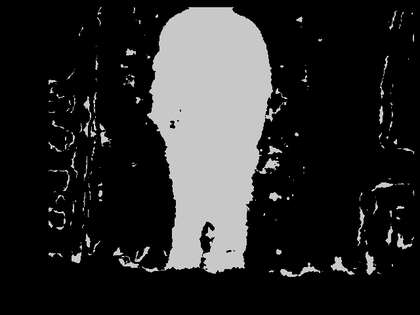
%> input picture 处理图/dep_sub.png, 420 x 315 px, shrunk from 640 x 480 before the run
$ octave 'matlab对照.m'   (GNU Octave 9; MATLAB toolbox functions it lacks are replaced by stand-ins)
%> lines starting %> are read from the running program, lines starting %| are printed output that depends on the picture; in (x1, y1, x2, y2) boxes, pixels count from 0 and x2, y2 are one past the last pixel; in counts of white or black regions, pixels touching at a corner belong together; the program's own positions count from 1
close all;
clear all;
I=imread('D:\\pic\\dep_sub.png');
%> I is the input picture: size 315x420 uint8; min 0, max 254, mean 41.1
I1=im2bw(I);
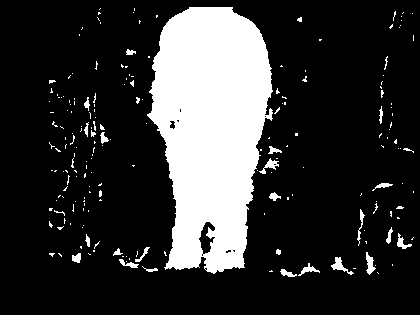
%> I1: size 315x420 logical; 19.9% white; 201 white regions (174 under 20 px), largest, box (x1, y1, x2, y2) and area: (147, 7, 273, 274) 23906, (331, 257, 354, 275) 137, (366, 252, 376, 275) 120
subplot(2,2,1)
imshow(I1);
title('原图像');
J = imnoise(I,'salt & pepper', 0.2);
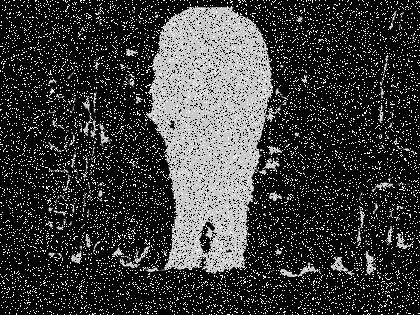
%> J: size 315x420 uint8; min 0, max 255, mean 58.3
J1=im2bw(J);
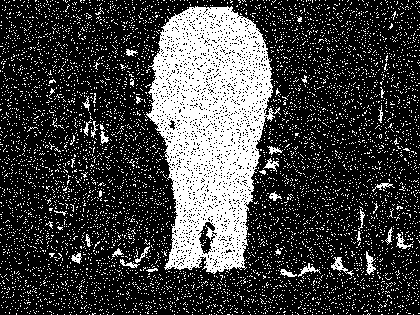
%> J1: size 315x420 logical; 25.9% white; 6597 white regions (6563 under 20 px), largest, box (x1, y1, x2, y2) and area: (146, 6, 281, 274) 21666, (331, 257, 354, 276) 134, (366, 251, 376, 275) 116
subplot(2,2,2)
imshow(J1);
title('噪声图')

Y=ones(size(J1));
Y(J1==0)=-1;
[m,n]=size(Y);
%> m = 315; n = 420
X=Y;h=0;beta=300000000;eta=.1;
while 1
    tot=0
    for i=2:1:m-1
        for j=2:1:n-1
            temp=X(i,j);
            X(i,j)=-1;
        E1=h*X(i,j)-beta*X(i,j)*(X(i-1,j)+X(i+1,j)+X(i,j-1)+X(i,j+1))-eta*X(i,j)*Y(i,j);
           X(i,j)=1;
           E2=h*X(i,j)-beta*X(i,j)*(X(i-1,j)+X(i+1,j)+X(i,j-1)+X(i,j+1))-eta*X(i,j)*Y(i,j);
           if E1<E2
                X(i,j)=-1;
            else
                X(i,j)=1;
            end
            if temp~=X(i,j)
                tot=tot+1;
            end
        end
    end
    if tot<1
        break;
    end
end
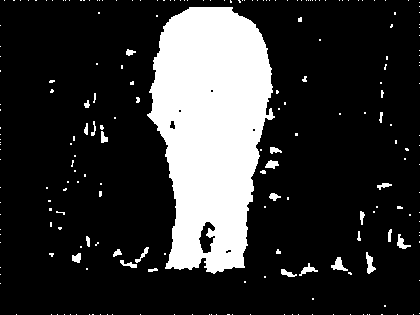
%> X: size 315x420 double; values -1 (black) and 1 (white), 19.6% white; 224 white regions (197 under 20 px), largest, box (x1, y1, x2, y2) and area: (147, 7, 275, 274) 23910, (331, 257, 348, 271) 115, (366, 252, 376, 274) 113

J2=X;
J2(X==-1)=0;
subplot(2,2,3)
imshow(J2);
title('mrf降噪结果')
